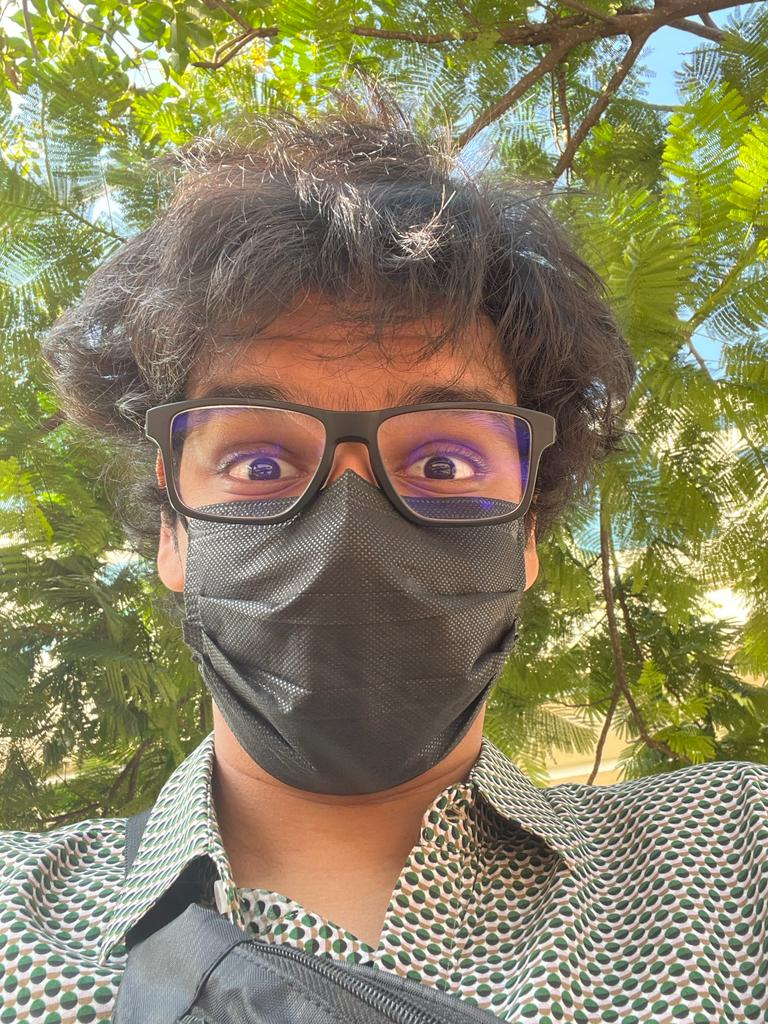
#> input picture year-3/image-processing/programming-assignment-2/assets/outdoors.jpg, 768 x 1024 px; its folder holds 2 pictures in this run
$ jupyter execute --allow-errors main.ipynb
#> lines starting #> are read from the running program, lines starting #| are printed output that depends on the picture
<a href="https://colab.research.google.com/github/0xVolt/cemetery-of-culture/blob/main/year-3/image-processing/programming-assignment-2/main.ipynb" target="_parent"></a>

# Image Processing Programming Assignment 2

### _Question_

Take an image of yourself and apply various edge detection algorithms. Experiment with adding noise to the image artificially with various kinds of noises. Analyse the histogram of the noisy and regular images before and after applying the edge detection algorithms. Apply image segmentation with thresholding, OATS and other segmentation techniques. As a bonus, use HOD, SIFT and SURF algorithms to extract the features from the image.

### _To do_

- Get an image to work with
- Get the image's histogram
- Add noise to the image. Try,
  - Gaussian noise
  - Salt and pepper, etc.
  - Check out the image's histogram and compare
- Apply edge detection algorithms
  - First order
    - Sobel filter
    - Pivot filter
  - Second order
    - Laplacian filter
  - Canny edge detector
  - Analyse efficiency and quality of images that come off the filters
    - Histograms
    - Side-by-side comparison
    - etc.
- Apply image segmentation algorithms
  - Thresholding
    - Global
    - Local
    - Adaptive
  - OATS
  - Analyse the different methods
- Apply feature detection algorithms
  - Histogram of Oriented Detection (HOD)
  - SIFT
  - SURF
  - Analyse the different methods

---

# 0. Import dependencies

Importing libraries for image manipulation and plotting.

[cell 1]
import cv2
import os
import matplotlib.pyplot as plt
import PIL
from PIL import Image
import numpy as np

Listing out all the image dependencies present in the `./assets` folder.

[cell 2]
print(os.listdir('./assets'))

Importing images and displaying them.

[cell 3]
outdoors = Image.open('./assets/outdoors.jpg')
#> outdoors is the input picture: PIL image 768x1024 RGB; mean R, G, B 137.9, 131.8, 99.2
indoors = Image.open('./assets/indoors.jpg')
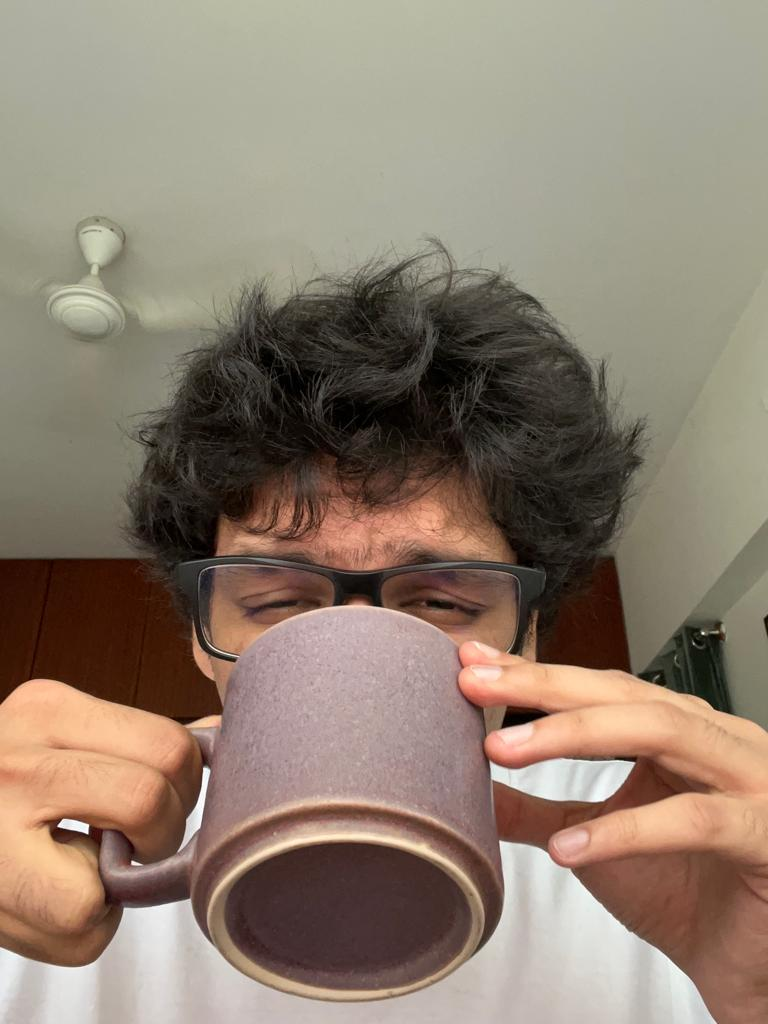
#> input picture year-3/image-processing/programming-assignment-2/assets/indoors.jpg, 768 x 1024 px
#> indoors is the input picture: PIL image 768x1024 RGB; mean R, G, B 142.3, 126.7, 111.7

[cell 4]
fig, ax = plt.subplots(1, 2, figsize=(15, 5))

ax[0].imshow(outdoors)
ax[0].set_title('Outdoors')

ax[1].imshow(indoors)
ax[1].set_title('Indoors')
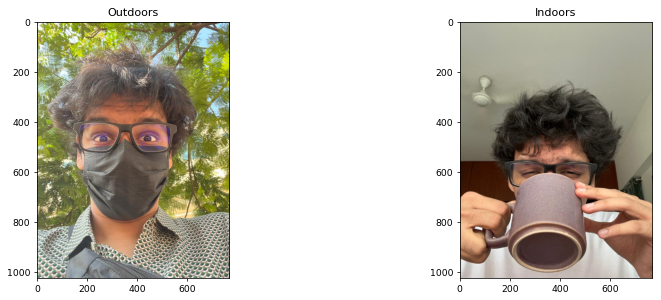
#> figure drawn by matplotlib, 2 panels

# 1. Creating images' histogram

[cell 5]
# reads an input image
img = cv2.imread('./assets/outdoors.jpg', 0)
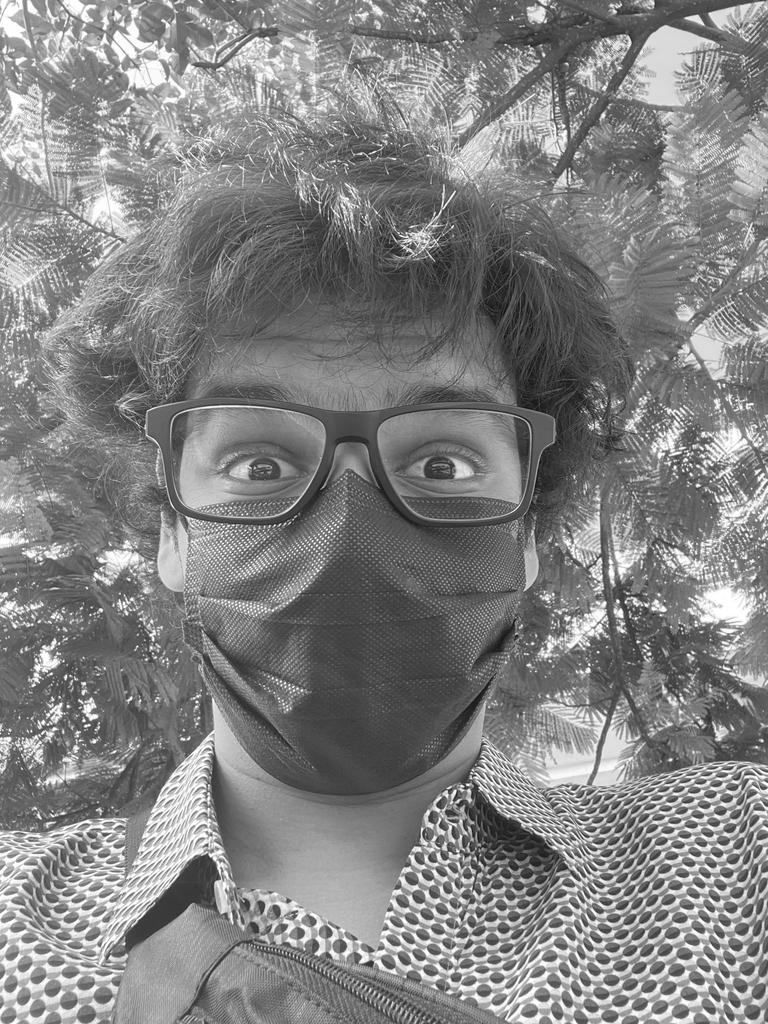
#> img: shape (1024, 768); min 8, max 255, mean 129.9
# find frequency of pixels in range 0-255
histogram = cv2.calcHist([img],[0],None,[256],[0,256])
#> histogram = 256 values, max 7439 at index 104, min 0 at index 0, mean 3072
# show the plotting graph of an image
#> (the rest of this cell did not finish here and is left out)

[cell 6]
plt.imshow(img)

[cell 7]
h = [0]*256
for x in range(img.shape[0]):
    for y in range(img.shape[1]):
        i = img[x,y]
        h[i] = h[i]+1
#> after the loop, h has the same summary as histogram
